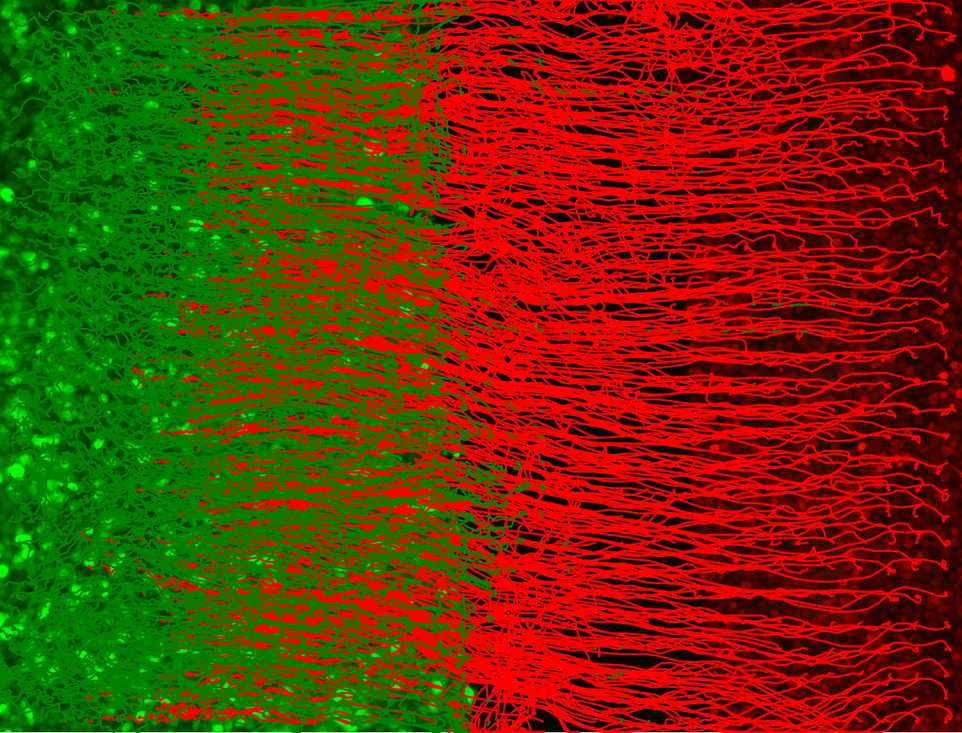
#> input picture tracksimg-no-filt_c_EPC2(G)_CP-A(R)_KSFM+RPMI_5_Fast GFP.png_R-G.png, 962 x 733 px, shrunk from 1344 x 1024 before the run
$ python -i wound_close_sweepline_area_segmentation.py   (imports and definitions only)   (older library calls are emulated)
#> lines starting #> are read from the running program, lines starting #| are printed output that depends on the picture
#!/usr/bin/env python2
# -*- coding: utf-8 -*-
"""
Created on Sat Jan 14 12:54:50 2017

@author: felix
@email: felixzhou1@gmail.com

This script and all the code within is licensed under the Ludwig License.

see README.md for details on usage.

"""

import numpy as np
import pylab as plt


# [154 lines left out: functions find_direction_wound, find_nearest_pairs_points, baseline_als, locate_thresh, not called in this run]


def postprocess_img(img, close_ksize=5, size_factor=0.05):
    """ Postprocess the binary mask from kmeans clustering in order to fill holes and remove small elements to grab the main epithelial sheet.

    Parameters
    -----------
    img : numpy array
        (n_rows x n_cols) binary image
    close_ksize : int
        kernel size for binary_closing with a disk kernel.
    size_factor : float
        0-1, the proportion of image area below which are regarded as small objects and removed from the binary mask

    Returns
    -------
    filt : numpy array
        (n_rows x n_cols), post-processed binary image.
    """

    from scipy.ndimage.morphology import binary_fill_holes
    from skimage.morphology import disk, binary_closing, remove_small_objects

    img_rows, img_cols = img.shape

    filt = binary_closing(img, disk(close_ksize))
    filt = remove_small_objects(filt, size_factor*img_rows*img_cols)
    filt = binary_fill_holes(filt)

    return filt


# [332 lines left out: functions locate_boundary_points_sweepline_segmentation, kmeans_cluster, wound_sweep_area_segmentation, not called in this run]


>>> import cv2
>>> picture = cv2.imread('../../tracksimg-no-filt_c_EPC2(G)_CP-A(R)_KSFM+RPMI_5_Fast GFP.png_R-G.png', cv2.IMREAD_GRAYSCALE)
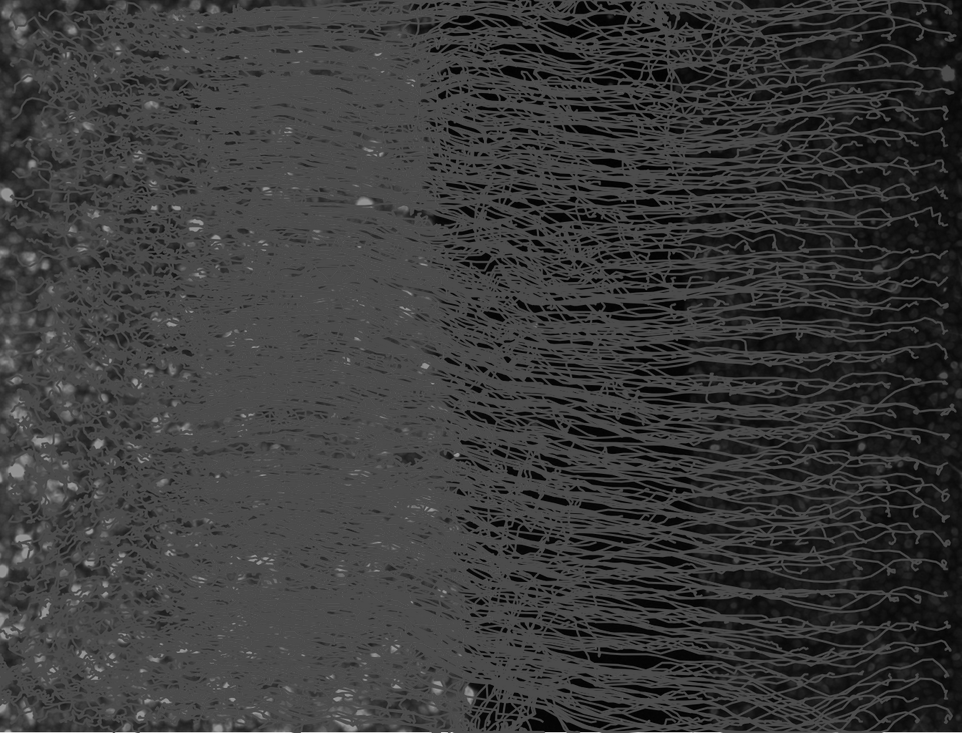
#> picture: shape (733, 962); min 0, max 225, mean 58.1
>>> result = postprocess_img(picture)
#> in postprocess_img, `filt = binary_closing(img, disk(close_ksize))`: filt: shape (733, 962) bool; every value is 1
